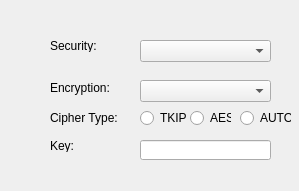
<?xml version="1.0" encoding="UTF-8"?>
<ui version="4.0">
 <class>Dialog</class>
 <widget class="QDialog" name="Dialog">
  <property name="geometry">
   <rect>
    <x>0</x>
    <y>0</y>
    <width>299</width>
    <height>191</height>
   </rect>
  </property>
  <property name="windowTitle">
   <string>Dialog</string>
  </property>
  <widget class="QComboBox" name="Security_comboBox">
   <property name="geometry">
    <rect>
     <x>140</x>
     <y>40</y>
     <width>131</width>
     <height>22</height>
    </rect>
   </property>
  </widget>
  <widget class="QComboBox" name="Encryption_comboBox">
   <property name="geometry">
    <rect>
     <x>140</x>
     <y>80</y>
     <width>131</width>
     <height>22</height>
    </rect>
   </property>
  </widget>
  <widget class="QRadioButton" name="TKIP_radioButton">
   <property name="geometry">
    <rect>
     <x>140</x>
     <y>110</y>
     <width>51</width>
     <height>16</height>
    </rect>
   </property>
   <property name="text">
    <string>TKIP</string>
   </property>
  </widget>
  <widget class="QRadioButton" name="AES_radioButton">
   <property name="geometry">
    <rect>
     <x>190</x>
     <y>110</y>
     <width>41</width>
     <height>16</height>
    </rect>
   </property>
   <property name="text">
    <string>AES</string>
   </property>
  </widget>
  <widget class="QRadioButton" name="AUTO_radioButton">
   <property name="geometry">
    <rect>
     <x>240</x>
     <y>110</y>
     <width>51</width>
     <height>16</height>
    </rect>
   </property>
   <property name="text">
    <string>AUTO</string>
   </property>
  </widget>
  <widget class="QLineEdit" name="Password_lineEdit">
   <property name="geometry">
    <rect>
     <x>140</x>
     <y>140</y>
     <width>131</width>
     <height>20</height>
    </rect>
   </property>
  </widget>
  <widget class="QLabel" name="label">
   <property name="geometry">
    <rect>
     <x>50</x>
     <y>40</y>
     <width>54</width>
     <height>12</height>
    </rect>
   </property>
   <property name="text">
    <string>Security:</string>
   </property>
  </widget>
  <widget class="QLabel" name="label_2">
   <property name="geometry">
    <rect>
     <x>50</x>
     <y>80</y>
     <width>71</width>
     <height>16</height>
    </rect>
   </property>
   <property name="text">
    <string>Encryption:</string>
   </property>
  </widget>
  <widget class="QLabel" name="label_3">
   <property name="geometry">
    <rect>
     <x>50</x>
     <y>140</y>
     <width>54</width>
     <height>12</height>
    </rect>
   </property>
   <property name="text">
    <string>Key:</string>
   </property>
  </widget>
  <widget class="QLabel" name="label_4">
   <property name="geometry">
    <rect>
     <x>50</x>
     <y>110</y>
     <width>71</width>
     <height>16</height>
    </rect>
   </property>
   <property name="text">
    <string>Cipher Type:</string>
   </property>
  </widget>
 </widget>
 <resources/>
 <connections/>
</ui>
